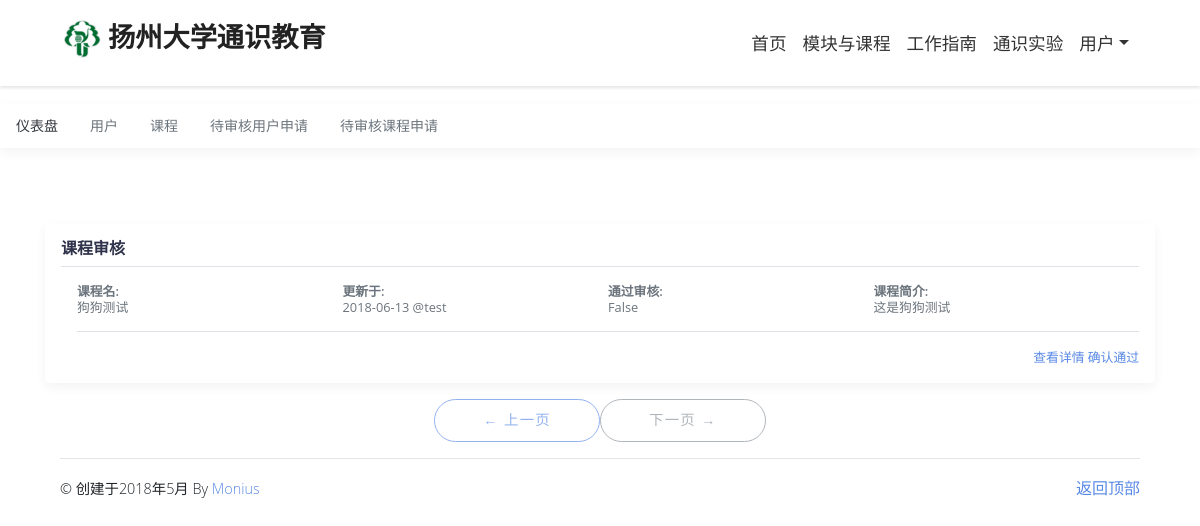
Screenshot of /admin/posts_delay (signed in) with the database file from the repository.
### app/models.py (models this page shows, shortened)
class Post(db.Model): #实验课程 ORM注册
    id = db.Column(db.Integer, primary_key=True)
    title = db.Column(db.String(80), nullable=False)
    body = db.Column(db.Text, nullable=False)
    timestamp = db.Column(db.DateTime, index=True, default=datetime.utcnow)
    photo = db.Column(db.String(120), nullable=False)
    is_authed = db.Column(db.Boolean, default=False)
    user_id = db.Column(db.Integer, db.ForeignKey('user.id'))
    sections = db.relationship('Section', backref='parent', lazy='dynamic')
    def avatar(self, size):
        if self.photo:
            return "posts/"+self.photo
        digest = md5(self.email.lower().encode('utf-8')).hexdigest()
        return 'https://www.gravatar.com/avatar/{}?d=identicon&s={}'.format(
            digest, size)

class User(UserMixin, db.Model): #用户 ORM注册
    id = db.Column(db.Integer, primary_key=True)
    username = db.Column(db.String(64), index=True, unique=True)
    email = db.Column(db.String(120), index=True, unique=True)
    password_hash = db.Column(db.String(128))
    is_adminenticated = db.Column(db.Boolean, default=False)
    institute = db.Column(db.String(128), nullable=False)
    real_name = db.Column(db.String(128))
    about_me = db.Column(db.String(140))
    last_seen = db.Column(db.DateTime, default=datetime.utcnow)
    photo = db.Column(db.String(120))
    is_authed = db.Column(db.Boolean, default=False)
    posts = db.relationship('Post', backref='author', lazy='dynamic')
    section = db.relationship('Section', backref='author', lazy='dynamic')
    followed = db.relationship(
        'User', secondary=followers,
        primaryjoin=(followers.c.follower_id == id),
        secondaryjoin=(followers.c.followed_id == id),
            backref=db.backref('followers', lazy='dynamic'), lazy='dynamic')

### app/admin/routes.py (the view)
@bp.route('/posts_delay', methods=['GET', 'POST'])
@login_required
def posts_delay():
    if not current_user.is_adminenticated:
        return redirect(url_for('admin.index'))
    post_delay = Post.query.filter_by(is_authed=False).all()
    return render_template('admin/admin/posts.html', title=_('待审核课程'), posts=post_delay)

### app/admin/routes.py (called while the page is built)
@bp.before_app_request
def before_request():
    if current_user.is_authenticated:
        current_user.last_seen = datetime.utcnow()
        db.session.commit()

### app/models.py (called while the page is built)
@login.user_loader
def load_user(id):
    return User.query.get(int(id))

### app/templates/admin/admin/posts.html
{% extends "admin/admin/base.html" %}
{% block app_content %}
{% if posts %}
    <div class="my-3 p-3 bg-white rounded box-shadow">
        <h6 class="border-bottom border-gray pb-2 mb-0">课程审核</h6>
        {% for post in posts %}
            {% include 'admin/admin/_post.html' %}
            {% if post.is_authed %}
                <small class="d-block text-right mt-3">
                    <a href="{{ url_for('admin.view_course',title=post.title)}}">查看详情</a>
                    <a href="{{ url_for('admin.query',key='posts',value=post.title,method=0)}}">紧急下线</a>
                </small>
            {% else %}
                <small class="d-block text-right mt-3">
                    <a href="{{ url_for('admin.view_course',title=post.title)}}">查看详情</a>
                    <a href="{{ url_for('admin.query',key='posts',value=post.title,method=1)}}">确认通过</a>
                </small>
            {% endif %}
        {% endfor %}
    </div>
    <nav aria-label="Page navigation example">
        <ul class="pagination justify-content-center">
            <li class="previous ">
                <a class="btn btn-outline-primary {% if not prev_url %} disabled{% endif %}" tabindex="-1" href="{{ prev_url or '#' }}">
                    <span aria-hidden="true">&larr;</span> {{ _('上一页') }}
                </a>
            </li>
            <li class="next">
                <a class="btn btn-outline-secondary {% if not next_url %} disabled{% endif %}" href="{{ next_url or '#' }}">
                    {{ _('下一页') }}
                    <span aria-hidden="true">&rarr;</span>
                </a>
            </li>
        </ul>
    </nav>
{% else %}
<p>
    <a class="btn btn-outline-secondary" role="button" href="{{ url_for('admin.index') }}">
        <i class="fa fa-chevron-left" aria-hidden="true"></i>{{ _('暂无课程') }}</a>
</p>
{% endif %}
{% endblock %}

### app/templates/admin/admin/_post.html (shortened to what this page needs)
<div class="media text-muted pt-3">
    <p class="media-body pb-3 mb-0 small lh-125 border-bottom border-gray">
        <strong class="d-block text-gray-dark">课程名:</strong>{{ post.title }}
    </p>
    <p class="media-body pb-3 mb-0 small lh-125 border-bottom border-gray">
        <strong class="d-block text-gray-dark">更新于:</strong>{{ post.timestamp.strftime('%Y-%m-%d') }} @{{post.author.username}}
    </p>
    <p class="media-body pb-3 mb-0 small lh-125 border-bottom border-gray">
        <strong class="d-block text-gray-dark">通过审核:</strong>{{ post.is_authed }}
    </p>
    <p class="media-body pb-3 mb-0 small lh-125 border-bottom border-gray">
        <strong class="d-block text-gray-dark">课程简介:</strong>
        {{ post.body }}
    </p>
</div>

### app/static/css/style.blue.css (style rules this page uses)
strong { font-weight: 600; }
a { -webkit-transition: all 0.3s; transition: all 0.3s; display: inline-block; }
.btn { font-weight: 400; border: 1px solid transparent; text-transform: uppercase; letter-spacing: 0.08rem; padding: 0.45rem 2.4rem; font-size: 0.92rem; line-height: 1.5; border-radius: 3rem; -webkit-transition: color 0.15s ease-in-out, background-color 0.15s ease-in-out, border-color 0.15s ease-in-out, -webkit-box-shadow 0.15s ease-in-out; transition: color 0.15s ease-in-out, background-color 0.15s ease-in-out, border-color 0.15s ease-in-out, -webkit-box-shadow 0.15s ease-in-out; transition: color 0.15s ease-in-out, background-color 0.15s ease-in-out, border-color 0.15s ease-in-out, box-shadow 0.15s ease-in-out; transition: color 0.15s ease-in-out, background-color 0.15s ease-in-out, border-color 0.15s ease-in-out, box-shadow 0.15s ease-in-out, -webkit-box-shadow 0.15s ease-in-out; }
.btn.disabled, .btn:disabled { opacity: 0.65; }
.btn-outline-primary { color: #0069d9; background-color: transparent; background-image: none; border-color: #0069d9; }
.btn-outline-primary.disabled, .btn-outline-primary:disabled { color: #0069d9; background-color: transparent; }
.btn-outline-secondary { color: #6c757d; background-color: transparent; background-image: none; border-color: #6c757d; }
.btn-outline-secondary.disabled, .btn-outline-secondary:disabled { color: #6c757d; background-color: transparent; }
body { font-family: "Poppins", sans-serif; font-size: 1rem; font-weight: 400; line-height: 1.5; color: #212529; background-color: #fff; }
a { color: #0069d9; text-decoration: none; -webkit-transition: all 0.2s ease-in-out; transition: all 0.2s ease-in-out; }
h1, h2, h3, h4, h5, h6, .h1, .h2, .h3, .h4, .h5, .h6 { margin-bottom: 0.5rem; font-family: inherit; font-weight: 300; line-height: 1.2; color: inherit; }
h6, .h6 { font-size: 1rem; }
small, .small { font-size: 80%; font-weight: 400; }

### app/static/css/base.css (style rules this page uses)
body { padding-top: 80px; position: relative; overflow-x: hidden; }
a { -webkit-transition: all 0.3s; transition: all 0.3s; display: inline-block; }
p { line-height: 1.7rem; }
i, span, strong { display: inline-block; }
.btn { font-size: 0.9em !important; }
.btn { font-weight: 400; border: 1px solid transparent; padding: 0.6rem 3rem; font-size: 1rem; line-height: 1.5; border-radius: 50px; -webkit-transition: all 0.15s ease-in-out; transition: all 0.15s ease-in-out; }
.btn-outline-primary { color: #5989e5; background-color: transparent; background-image: none; border-color: #5989e5; }
.btn-outline-primary.disabled, .btn-outline-primary:disabled { color: #5989e5; background-color: transparent; }
.btn-outline-secondary { color: #868e96; background-color: transparent; background-image: none; border-color: #868e96; }
.btn-outline-secondary.disabled, .btn-outline-secondary:disabled { color: #868e96; background-color: transparent; }
body { font-family: "Open Sans", sans-serif; font-size: 1rem; font-weight: normal; line-height: 1.5; color: #212529; background-color: #fff; }
a { color: #5989e5; text-decoration: none; }
h1, h2, h3, h4, h5, h6, .h1, .h2, .h3, .h4, .h5, .h6 { margin-bottom: 0.5rem; font-family: inherit; font-weight: 800; line-height: 1.1; color: #2e324a; }
h6, .h6 { font-size: 1rem; }
small, .small { font-size: 80%; font-weight: normal; }

### app/templates/admin/admin/base.html (style rules this page uses)
.border-bottom { border-bottom: 1px solid #e5e5e5; }
.box-shadow { box-shadow: 0 .25rem .75rem rgba(0, 0, 0, .05); }
.lh-125 { line-height: 1.25; }

### rows the page displays
Post: title "狗狗测试", timestamp "2018-06-13", author.username "test", is_authed "False", body "这是狗狗测试"
